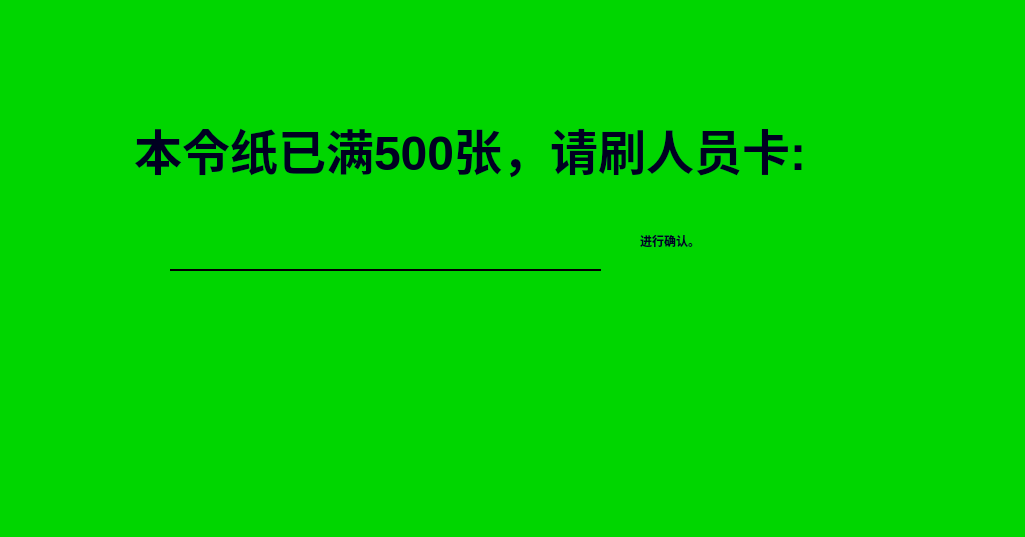
<?xml version="1.0" encoding="UTF-8"?>
<ui version="4.0">
 <class>ScanOperatorTipDlg</class>
 <widget class="QWidget" name="ScanOperatorTipDlg">
  <property name="geometry">
   <rect>
    <x>0</x>
    <y>0</y>
    <width>1025</width>
    <height>537</height>
   </rect>
  </property>
  <property name="windowTitle">
   <string>Form</string>
  </property>
  <property name="styleSheet">
   <string notr="true"> 
background-color: rgb(0, 214, 0);</string>
  </property>
  <widget class="QLineEdit" name="lineEdit_operator">
   <property name="geometry">
    <rect>
     <x>360</x>
     <y>300</y>
     <width>301</width>
     <height>101</height>
    </rect>
   </property>
   <property name="styleSheet">
    <string notr="true">border:none;
font: 87 40pt &quot;Arial Black&quot;;
font-weight:bold;
</string>
   </property>
   <property name="alignment">
    <set>Qt::AlignCenter</set>
   </property>
  </widget>
  <widget class="QTextEdit" name="textEdit">
   <property name="geometry">
    <rect>
     <x>130</x>
     <y>110</y>
     <width>781</width>
     <height>101</height>
    </rect>
   </property>
   <property name="styleSheet">
    <string notr="true">
font: 40pt &quot;Arial Black&quot;;
font-weight:bold;
border:none;</string>
   </property>
   <property name="html">
    <string>&lt;!DOCTYPE HTML PUBLIC &quot;-//W3C//DTD HTML 4.0//EN&quot; &quot;http://www.w3.org/TR/REC-html40/strict.dtd&quot;&gt;
&lt;html&gt;&lt;head&gt;&lt;meta name=&quot;qrichtext&quot; content=&quot;1&quot; /&gt;&lt;style type=&quot;text/css&quot;&gt;
p, li { white-space: pre-wrap; }
&lt;/style&gt;&lt;/head&gt;&lt;body style=&quot; font-family:'Arial Black'; font-size:40pt; font-weight:600; font-style:normal;&quot;&gt;
&lt;p style=&quot; margin-top:0px; margin-bottom:0px; margin-left:0px; margin-right:0px; -qt-block-indent:0; text-indent:0px;&quot;&gt;&lt;span style=&quot; font-size:36pt; color:#000021;&quot;&gt;本令纸已满500张，请刷人员卡:  &lt;/span&gt;&lt;/p&gt;&lt;/body&gt;&lt;/html&gt;</string>
   </property>
  </widget>
  <widget class="QLineEdit" name="lineEdit_operatorCode">
   <property name="geometry">
    <rect>
     <x>170</x>
     <y>220</y>
     <width>431</width>
     <height>51</height>
    </rect>
   </property>
   <property name="styleSheet">
    <string notr="true">border:none;
font: 40pt &quot;Arial Black&quot;;
border-bottom:2px solid #000;
color: #000021;
 </string>
   </property>
  </widget>
  <widget class="QLabel" name="label">
   <property name="geometry">
    <rect>
     <x>640</x>
     <y>200</y>
     <width>251</width>
     <height>81</height>
    </rect>
   </property>
   <property name="styleSheet">
    <string notr="true">font: 40pt &quot;Arial Black&quot;;
color: #000021;
font-weight:bold;
border:none;</string>
   </property>
   <property name="text">
    <string>进行确认。</string>
   </property>
  </widget>
 </widget>
 <resources/>
 <connections/>
</ui>
